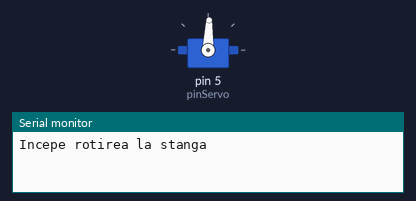
Bench run of a sketch on a simulated Arduino Uno, built with avr-gcc and run on an emulated ATmega328P. Shown: servo, the last lines printed to the serial monitor.

Above: at 2.05 s.
At 5.05 s:
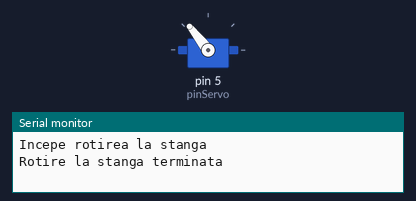
At 7.55 s:
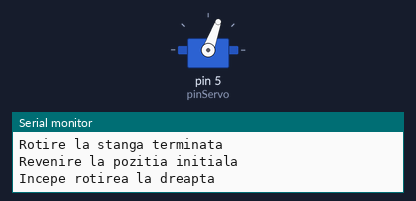
At 10.1 s:
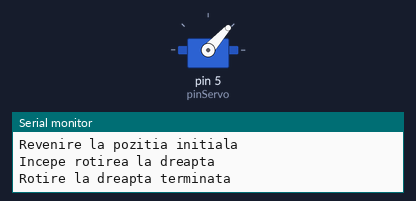
Timing chart, 0 to 15.1 s (numbered marks = the images above):
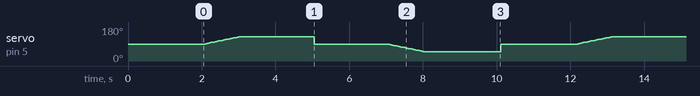

The sketch:

test-servomotor.ino
```cpp
#include <Servo.h>

int pinServo = 5;
Servo servomotor;

void setup() {
  // put your setup code here, to run once:
  Serial.begin(9600);
  servomotor.attach(pinServo);
  servomotor.write(88);
  delay(2000);
}

void loop() {
  // put your main code here, to run repeatedly:
  Serial.println("Incepe rotirea la stanga");
  for (int pos = 88; pos <= 128; pos += 2) {
          servomotor.write(pos);
          delay(50);
  }
  Serial.println("Rotire la stanga terminata");
  delay(2000);
  Serial.println("Revenire la pozitia initiala");
  servomotor.write(88);
  delay(2000);
  Serial.println("Incepe rotirea la dreapta");
  for (int pos = 88; pos >= 48; pos -= 2) {
        servomotor.write(pos);
        delay(50);
  }
  Serial.println("Rotire la dreapta terminata");
  delay(2000);
  Serial.println("Revenire la pozitia initiala");
  servomotor.write(88);
  delay(2000);
}
```
